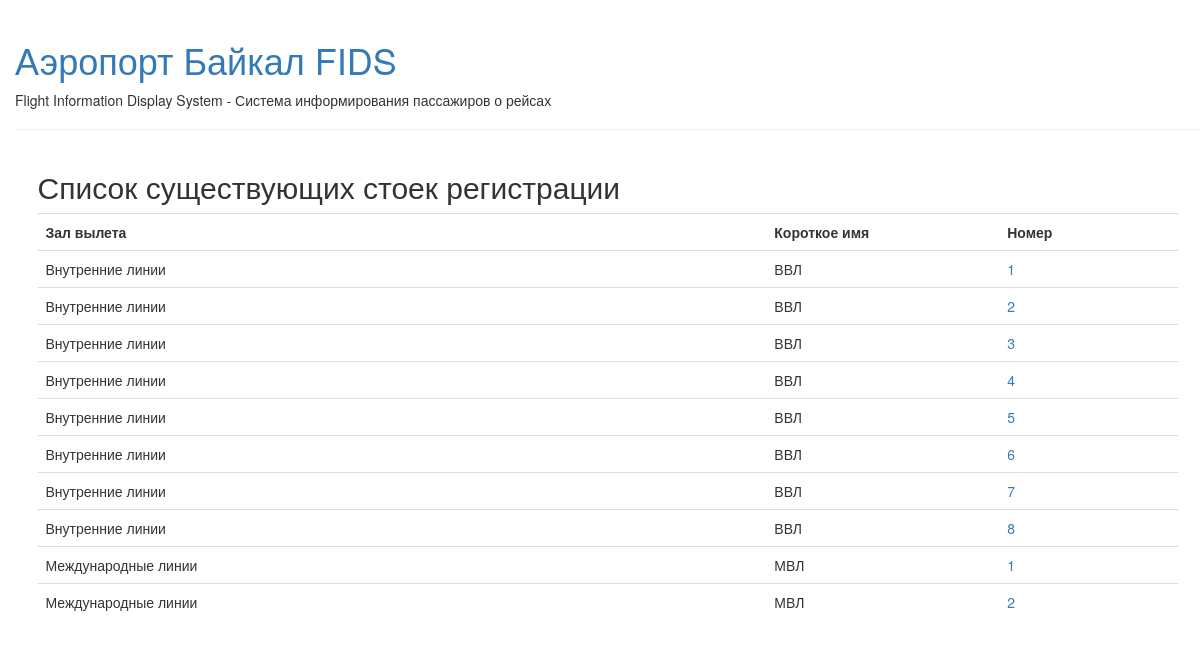
The page /fids/checkin/ on the database as committed earlier.
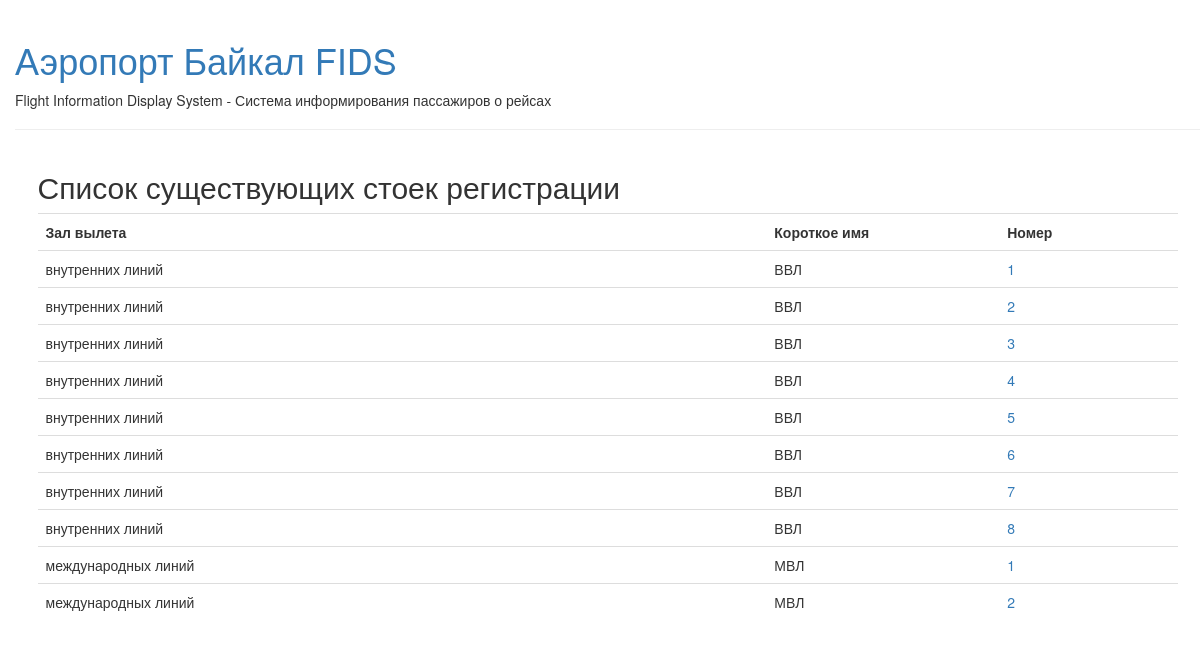
The same page on the database as committed later.
### flightinfosystem/models.py (models this page shows, shortened)
class Checkin(models.Model):
    num = models.CharField("Номер стойки", max_length=2)
    fullname = models.CharField("Полное имя стойки", max_length=21)
    shortname = models.CharField("Короткое имя стойки", max_length=5)
    checkinfly = models.ForeignKey('Flight', verbose_name='Рейс', blank=True, null=True, on_delete=models.SET_NULL)
    classcheckin = models.CharField("Класс обслуживания", max_length=15, blank=True, null=True)
    deltastartcheckin = models.IntegerField("Начало регистрации", default=7200)
    deltastopcheckin = models.IntegerField("Конец регистрации", default=2400)

### flightinfosystem/views.py (the view)
def checkin_list(request):
    checkins = Checkin.objects.all()
    return render(request, 'flightinfosystem/checkin_list.html', {'checkins': checkins})

### flightinfosystem/templates/flightinfosystem/checkin_list.html
{% extends 'flightinfosystem/base.html' %}
{% block content %}
    <div>
        <h2>Список существующих стоек регистрации</h2>
    </div>
    <div>
        <table class="table">
            <tr>
                <th width="250">Зал вылета</th>
                <th width="50">Короткое имя</th>
                <th width="30">Номер</th>
            </tr>
        {% for checkin in checkins %}
            <tr>
                <td>{{ checkin.fullname }}</td>
                <td>{{ checkin.shortname }}</td>
                <td><a href="{% url 'fids:checkin' checkin.id %}">{{ checkin.num }}</a></td>
            </tr>
        {% endfor %}
        </table>
    </div>
{% endblock content %}

Rows that differ between the two databases and show on the page:
changed Checkin (number 1 of 10 on the later page): fullname "Внутренние линии" → "внутренних линий"
changed Checkin (number 2 of 10 on the later page): fullname "Внутренние линии" → "внутренних линий"
changed Checkin (number 3 of 10 on the later page): fullname "Внутренние линии" → "внутренних линий"
changed Checkin (number 4 of 10 on the later page): fullname "Внутренние линии" → "внутренних линий"
changed Checkin (number 5 of 10 on the later page): fullname "Внутренние линии" → "внутренних линий"
changed Checkin (number 6 of 10 on the later page): fullname "Внутренние линии" → "внутренних линий"
changed Checkin (number 7 of 10 on the later page): fullname "Внутренние линии" → "внутренних линий"
changed Checkin (number 8 of 10 on the later page): fullname "Внутренние линии" → "внутренних линий"
changed Checkin (number 9 of 10 on the later page): fullname "Международные линии" → "международных линий"
changed Checkin (number 10 of 10 on the later page): fullname "Международные линии" → "международных линий"
